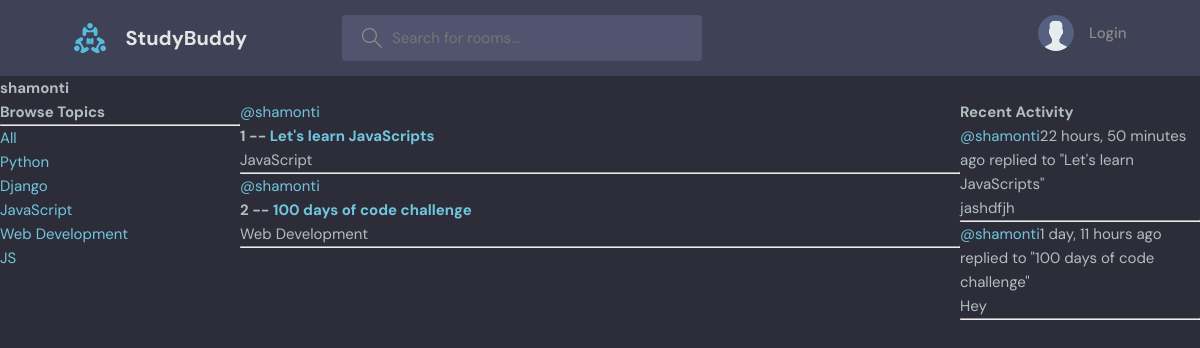
Page /user/1/ on the earlier database version.
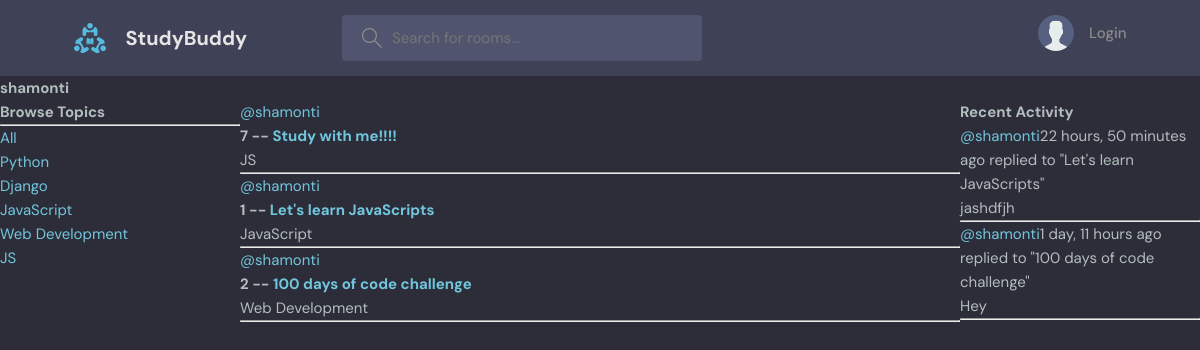
Same page on the later database version.
### base/models.py (models this page shows, shortened)
class Topic(models.Model):
    name = models.CharField(max_length=200)

class Room(models.Model):
    host = models.ForeignKey(User, on_delete=models.SET_NULL, null=True)
    topic = models.ForeignKey(Topic, on_delete=models.SET_NULL, null=True)
    name = models.CharField(max_length=200)
    description = models.TextField(null=True, blank= True)
    participants = models.ManyToManyField(User, related_name='participants')
    updated = models.DateTimeField(auto_now=True)
    created = models.DateField(auto_now_add=True)
    class Meta:
        ordering = ['-updated', '-created']
    def __str__(self):
        return self.name

class Message(models.Model):
    user = models.ForeignKey(User, on_delete=models.CASCADE)
    room = models.ForeignKey(Room, on_delete=models.CASCADE)
    body = models.TextField()
    updated = models.DateTimeField(auto_now=True)
    created = models.DateTimeField(auto_now_add=True)
    class Meta:
        ordering = ['-updated', '-created']
    def __str__(self):
        return self.body[0:50]

### base/views.py (the view)
# urls.py: path('user/<str:pk>/', views.userProfile, name='user-profile'),
def userProfile(request, pk):
    user = User.objects.get(id=pk)
    rooms = user.room_set.all()
    room_messages = user.message_set.all()
    topics = Topic.objects.all()
    context = {'user': user, 'rooms': rooms, 'room_messages': room_messages, 'topics': topics}
    return render(request, 'base/profile.html', context)

### base/templates/base/profile.html (shortened to what this page needs)
{% extends "main.html" %}
{% block content %}
<h1>{{user.username}}</h1>
<div class='profile-container'>
  <div>
    {% include "base/topics_component.html" %}
  </div>
  <div>
    {% include "base/feed_component.html" %}
  </div>
  <div>
    {% include "base/activity_component.html" %}
  </div>
</div>
{% endblock content %}

### base/templates/base/topics_component.html
<h3>Browse Topics</h3>
<hr />
<a href="{% url 'home' %}">All</a>
{% for topic in topics %}
<div>
  <a href="{% url 'home' %}?q={{topic.name}}">{{topic.name}}</a>
</div>
{% endfor %}

### base/templates/base/feed_component.html (shortened to what this page needs)
<div>
  {% for room in rooms %}
  <div>
    <a href="{% url 'user-profile' room.id %}">@{{room.host.username}}</a>
    <h5>
      {{room.id}} -- <a href="{% url 'room' room.id %}">{{room.name}}</a>
    </h5>
    <small>{{room.topic.name}}</small>
    <hr />
  </div>
  {% endfor %}
</div>

### base/templates/base/activity_component.html (shortened to what this page needs)
  <h3>Recent Activity</h3>
  {% for message in room_messages %}
  <div>
    <small><a href="{% url "user-profile" message.user.id %}">@{{message.user}}</a>{{message.created|timesince}} ago</small>
    <small>replied to "{{message.room}}" </small>
    <p>{{message}}</p>
    <hr>
  </div>
  {% endfor %}

Differences in the rows shown:
added Room: host.username "shamonti", id "7", name "Study with me!!!!", topic.name "JS"
